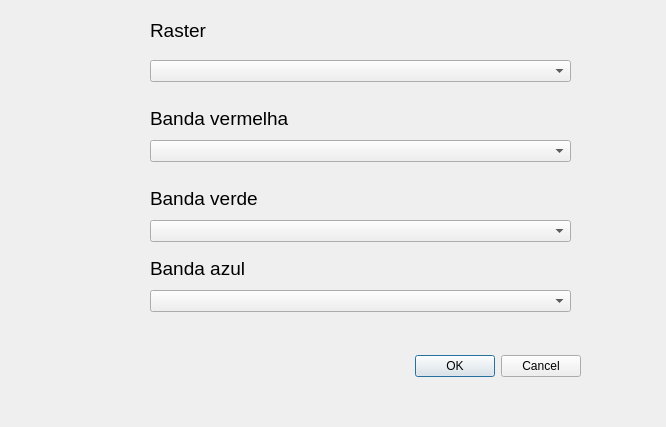
<?xml version="1.0" encoding="UTF-8"?>
<ui version="4.0">
 <class>VetorizacaoDinamicaDialogBase</class>
 <widget class="QDialog" name="VetorizacaoDinamicaDialogBase">
  <property name="geometry">
   <rect>
    <x>0</x>
    <y>0</y>
    <width>666</width>
    <height>427</height>
   </rect>
  </property>
  <property name="windowTitle">
   <string>Adaplin</string>
  </property>
  <widget class="QDialogButtonBox" name="button_box">
   <property name="geometry">
    <rect>
     <x>240</x>
     <y>350</y>
     <width>341</width>
     <height>32</height>
    </rect>
   </property>
   <property name="orientation">
    <enum>Qt::Horizontal</enum>
   </property>
   <property name="standardButtons">
    <set>QDialogButtonBox::Cancel|QDialogButtonBox::Ok</set>
   </property>
  </widget>
  <widget class="QLabel" name="label">
   <property name="geometry">
    <rect>
     <x>150</x>
     <y>10</y>
     <width>431</width>
     <height>41</height>
    </rect>
   </property>
   <property name="font">
    <font>
     <pointsize>14</pointsize>
    </font>
   </property>
   <property name="text">
    <string>Raster</string>
   </property>
  </widget>
  <widget class="QComboBox" name="comboBox">
   <property name="geometry">
    <rect>
     <x>150</x>
     <y>60</y>
     <width>421</width>
     <height>22</height>
    </rect>
   </property>
  </widget>
  <widget class="QLabel" name="label_2">
   <property name="geometry">
    <rect>
     <x>150</x>
     <y>110</y>
     <width>361</width>
     <height>16</height>
    </rect>
   </property>
   <property name="font">
    <font>
     <pointsize>14</pointsize>
    </font>
   </property>
   <property name="text">
    <string>Banda vermelha</string>
   </property>
  </widget>
  <widget class="QComboBox" name="comboBox_2">
   <property name="geometry">
    <rect>
     <x>150</x>
     <y>140</y>
     <width>421</width>
     <height>22</height>
    </rect>
   </property>
  </widget>
  <widget class="QLabel" name="label_3">
   <property name="geometry">
    <rect>
     <x>150</x>
     <y>190</y>
     <width>361</width>
     <height>16</height>
    </rect>
   </property>
   <property name="font">
    <font>
     <pointsize>14</pointsize>
    </font>
   </property>
   <property name="text">
    <string>Banda verde</string>
   </property>
  </widget>
  <widget class="QComboBox" name="comboBox_3">
   <property name="geometry">
    <rect>
     <x>150</x>
     <y>220</y>
     <width>421</width>
     <height>22</height>
    </rect>
   </property>
  </widget>
  <widget class="QLabel" name="label_4">
   <property name="geometry">
    <rect>
     <x>150</x>
     <y>260</y>
     <width>361</width>
     <height>16</height>
    </rect>
   </property>
   <property name="font">
    <font>
     <pointsize>14</pointsize>
    </font>
   </property>
   <property name="text">
    <string>Banda azul</string>
   </property>
  </widget>
  <widget class="QComboBox" name="comboBox_4">
   <property name="geometry">
    <rect>
     <x>150</x>
     <y>290</y>
     <width>421</width>
     <height>22</height>
    </rect>
   </property>
  </widget>
 </widget>
 <resources/>
 <connections>
  <connection>
   <sender>button_box</sender>
   <signal>accepted()</signal>
   <receiver>VetorizacaoDinamicaDialogBase</receiver>
   <slot>accept()</slot>
   <hints>
    <hint type="sourcelabel">
     <x>20</x>
     <y>20</y>
    </hint>
    <hint type="destinationlabel">
     <x>20</x>
     <y>20</y>
    </hint>
   </hints>
  </connection>
  <connection>
   <sender>button_box</sender>
   <signal>rejected()</signal>
   <receiver>VetorizacaoDinamicaDialogBase</receiver>
   <slot>reject()</slot>
   <hints>
    <hint type="sourcelabel">
     <x>20</x>
     <y>20</y>
    </hint>
    <hint type="destinationlabel">
     <x>20</x>
     <y>20</y>
    </hint>
   </hints>
  </connection>
 </connections>
</ui>
